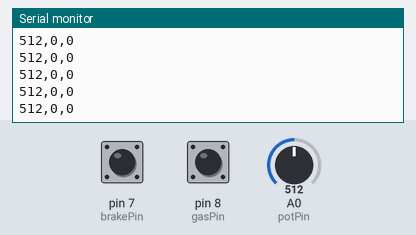
Recording of a sketch running on a simulated Arduino Uno, built with avr-gcc and run on an emulated ATmega328P. On the bench: the last lines printed to the serial monitor. Inputs (shaded band) come from the test bench; at power-on: A0 (potPin) = 512, pin 7 (brakePin) HIGH, pin 8 (gasPin) HIGH.

Above: at 1.2 s.
1.3 s: A0 (potPin) set to 716
At 1.33 s:
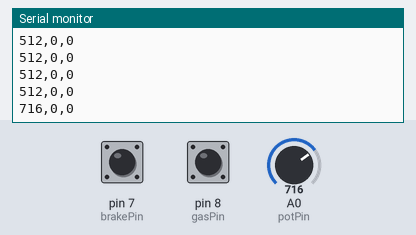
2.8 s: pin 7 (brakePin) pulled LOW for 0.15 s
At 2.84 s:
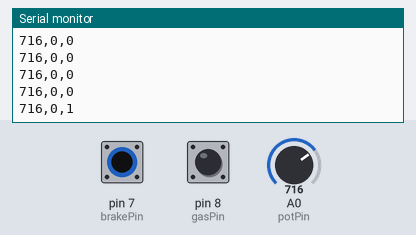
4.4 s: A0 (potPin) set to 1023
At 4.4 s:
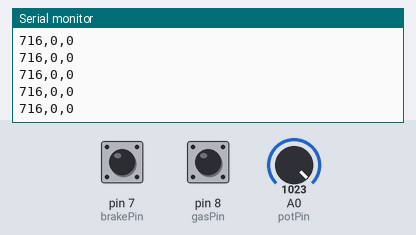
7.4 s: pin 8 (gasPin) pulled LOW for 0.15 s
At 7.43 s:
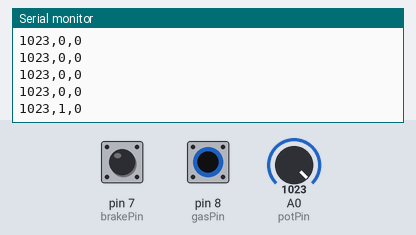
9.0 s: pin 7 (brakePin) pulled LOW for 1 s
At 9.05 s:
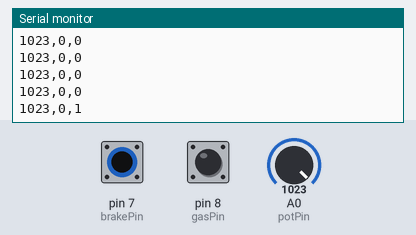
Timing chart, 0 to 12.0 s (numbered marks = the images above; inputs shaded):
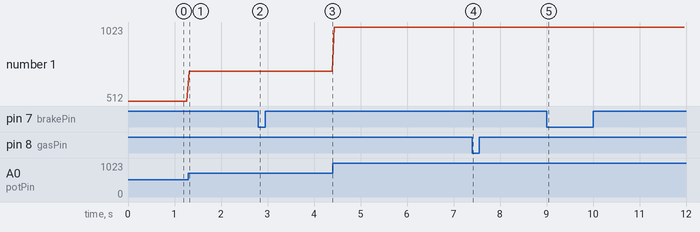

The sketch:

Hard_steering.ino
```cpp
const int potPin = A0;
const int gasPin = 8;
const int brakePin = 7;

void setup() {
  Serial.begin(9600);
  pinMode(gasPin, INPUT_PULLUP);
  pinMode(brakePin, INPUT_PULLUP);
}

void loop() {
  int steering = analogRead(potPin);      // 0-1023
  int gas   = !digitalRead(gasPin);       // 1 when pressed
  int brake = !digitalRead(brakePin);     // 1 when pressed

  Serial.print(steering);
  Serial.print(",");
  Serial.print(gas);
  Serial.print(",");
  Serial.println(brake);

  delay(50);
}
```

Measured:
- after the input at 1.3 s, the serial monitor: prints a new line at once (image 1)
- after the input at 2.8 s, the serial monitor: prints a new line at once (image 2)
- after the input at 7.4 s, the serial monitor: prints a new line at once (image 4)
- after the input at 9.0 s, the serial monitor: prints a new line at once (image 5)
- plotted number 1: 512 → 716 after the input at 1.3 s, 716 → 1023 after the input at 4.4 s
